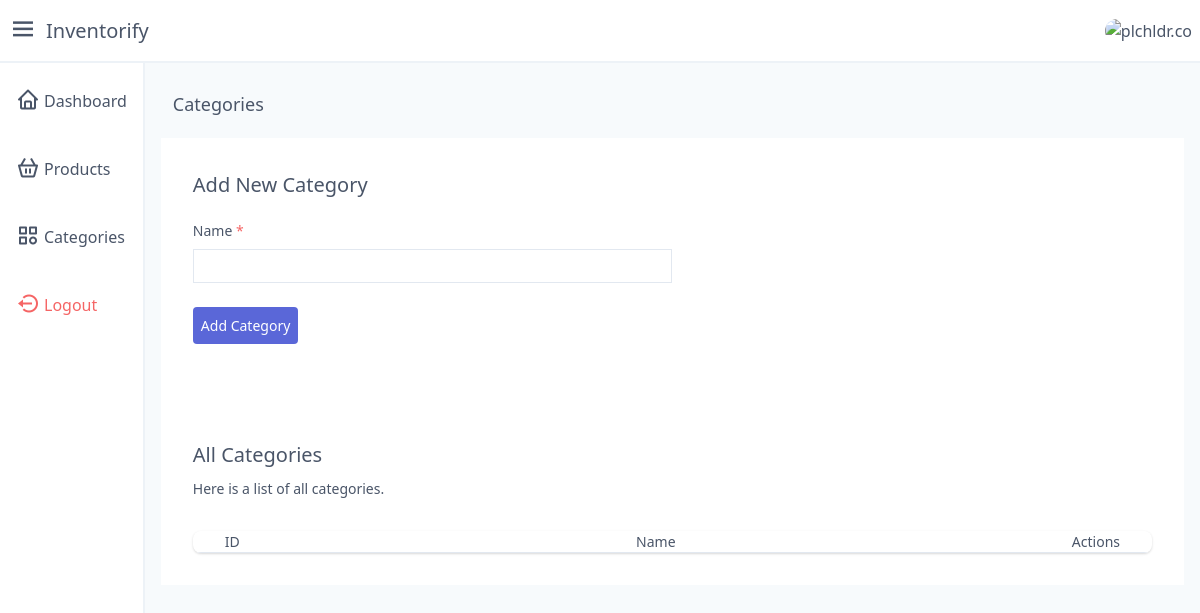
The app's page /categories (signed in), older data.
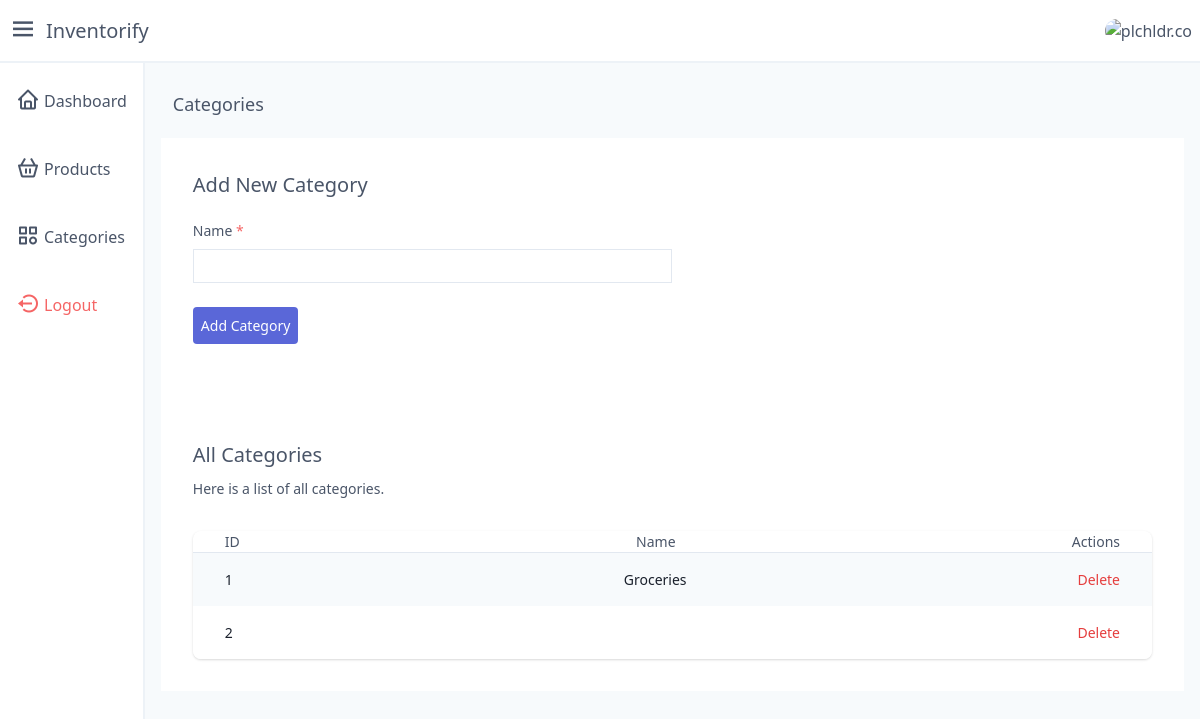
The same page, newer data.
### models.py (models this page shows, shortened)
class Category(Base):
    __tablename__ = 'categories'
    id = Column(Integer, primary_key=True)
    name = Column(String(50), nullable=False, unique=True)
    user_id = Column(Integer, ForeignKey('users.id'))
    user = relationship('User', back_populates='categories')
    products = relationship('Product', back_populates='category')

### app.py (the view)
@app.get('/categories')
def categories():
    user_id = session.get('user_id')
    if not user_id:
        return redirect('/login')
    categories = db.fetch_categories(user_id)
    return render_template(
        'auth/categories.html',
        categories=enumerate(categories)
    )

### database.py (called while the page is built)
    def fetch_categories(self, user_id):
        return (
            self.session.query(Category)
                .filter(Category.user_id == user_id)
        )

### templates/auth/categories.html (shortened to what this page needs)
{% extends 'auth/layout.j2' %}
{% block main %}
<div class="m-3 text-lg">
    Categories
</div>
{% with v_error = get_flashed_messages(category_filter=["validation_error"]) %}
<section class="flex justify-center">
    <div class="w-full lg:p-8 p-4 bg-white mt-2">
        <h3 class="text-xl">Add New Category</h3>
        <form method="POST" action="/categories" class="mt-5" enctype="multipart/form-data">
            <div class="my-3">
                <label class="text-sm block">
                    Name <span class="text-red-500">*</span>
                </label>
                <div class="mt-2">
                    <input name="name" type="text" class="px-2 py-1 lg:w-1/2 border border-gray-300" required />
                </div>
            </div>
            <div class="mt-6">
                <button type='submit' class="p-2 bg-indigo-600 text-white text-sm rounded">Add Category</button>
            </div>
        </form>
        <div class='mt-16 lg:flex lg:items-center'>
            <div class="lg:flex-auto">
                <h3 class='text-xl mt-8'>All Categories</h3>
                <p class="mt-2 text-sm text-gray-700">
                    Here is a list of all categories.
                </p>
            </div>
        </div>
        <div class="mt-8 flex flex-col">
            <div class="-my-2 -mx-4 overflow-x-auto sm:-mx-6 lg:-mx-8">
                <div class="inline-block min-w-full py-2 align-middle md:px-6 lg:px-8">
                    {% if not categories %}
                    <p class="text-gray-700 text-md text-center">
                        You are yet to add any category.
                    </p>
                    {% else %}
                    <div class="overflow-hidden shadow ring-1 ring-black ring-opacity-5 lg:rounded-lg">
                        <div class="min-w-full divide-y divide-gray-300">
                            <div class="flex justify-between lg:px-8 px-4">
                                <h3 scope="col" class="py-3.5 text-sm font-medium">
                                    ID
                                </h3>
                                <h3 scope="col" class="py-3.5 text-sm font-medium">
                                    Name
                                </h3>
                                <h3 scope="col" class="py-3.5 text-sm font-medium">
                                    Actions
                                </h3>
                            </div>
                            <div class="bg-white">
                                {% for key, category in categories %}
                                <div
                                    class="{{ 'bg-gray-100' if key % 2==0 else '' }} flex justify-between lg:px-8 px-4">
                                    <h3 class="whitespace-nowrap py-4 text-sm text-gray-900">
                                        {{ category.id }}
                                    </h3>
                                    <h3 class="whitespace-nowrap py-4 text-sm text-gray-900">
                                        {{ category.name }}
                                    </h3>
                                    <h3 class="relative whitespace-nowrap py-4 text-right text-sm">
                                        <form method="post" action="/categories/{{category.id}}">
                                            <button type="submit" class="text-red-600 inline-block">
                                                Delete
                                            </button>
                                        </form>
                                    </h3>
                                </div>
                                {% endfor %}
                            </div>
                        </div>
                    </div>
                    {% endif %}
                </div>
            </div>
        </div>
    </div>
</section>
{% endwith %}
{% endblock %}

### templates/auth/layout.j2 (shortened to what this page needs)
<!DOCTYPE html>
<html lang="en">
<head>
  <link rel="stylesheet" href="https://unpkg.com/boxicons@2.0.7/css/boxicons.min.css" />
  <link href="https://unpkg.com/tailwindcss@^1.0/dist/tailwind.min.css" rel="stylesheet">
</head>
<body>
  <main class="min-h-screen w-full bg-gray-100 text-gray-700" x-data="layout">
    <header class="flex w-full items-center justify-between border-b-2 border-gray-200 bg-white p-2">
      <div class="flex items-center space-x-2">
        <button type="button" class="text-3xl" @click="asideOpen = !asideOpen"><i class="bx bx-menu"></i></button>
        <div class="text-xl">Inventorify</div>
      </div>
      <div
        class="h-9 w-9 overflow-hidden rounded-full">
        <img src="https://plchldr.co/i/40x40?bg=111111" alt="plchldr.co" />
      </div>
    </header>
    <div class="flex">
      <aside class="flex w-72 flex-col space-y-2 border-r-2 border-gray-200 bg-white p-2" style="height: 90.5vh" x-show="asideOpen">
        <a href="/dashboard" class="flex items-center space-x-1 rounded-md px-2 py-3 hover:bg-gray-100 hover:text-blue-600">
          <span class="text-2xl"><i class="bx bx-home"></i></span>
          <span>Dashboard</span>
        </a>
        <a href="/products" class="flex items-center space-x-1 rounded-md px-2 py-3 hover:bg-gray-100 hover:text-blue-600">
          <span class="text-2xl"><i class="bx bx-basket"></i></span>
          <span>Products</span>
        </a>
        <a href="/categories" class="flex items-center space-x-1 rounded-md px-2 py-3 hover:bg-gray-100 hover:text-blue-600">
          <span class="text-2xl"><i class="bx bx-category"></i></span>
          <span>Categories</span>
        </a>
        <form method="post" action="/logout" class="flex items-center space-x-1 rounded-md px-2 py-3 text-red-500 hover:text-red-300">
          <button type="submit" class="flex items-center">
            <span class="text-2xl"><i class='bx bx-log-out-circle'></i></span>
            <span class="ml-1">Logout</span>
          </button>
        </form>
      </aside>
      <div class="w-full p-4">
        {% block main%}{% endblock %}
      </div>
    </div>
  </main>
</body>
</html>

Row changes from the older to the newer data that the page shows:
added Category: id "1", name "Groceries"
added Category: id "2"
